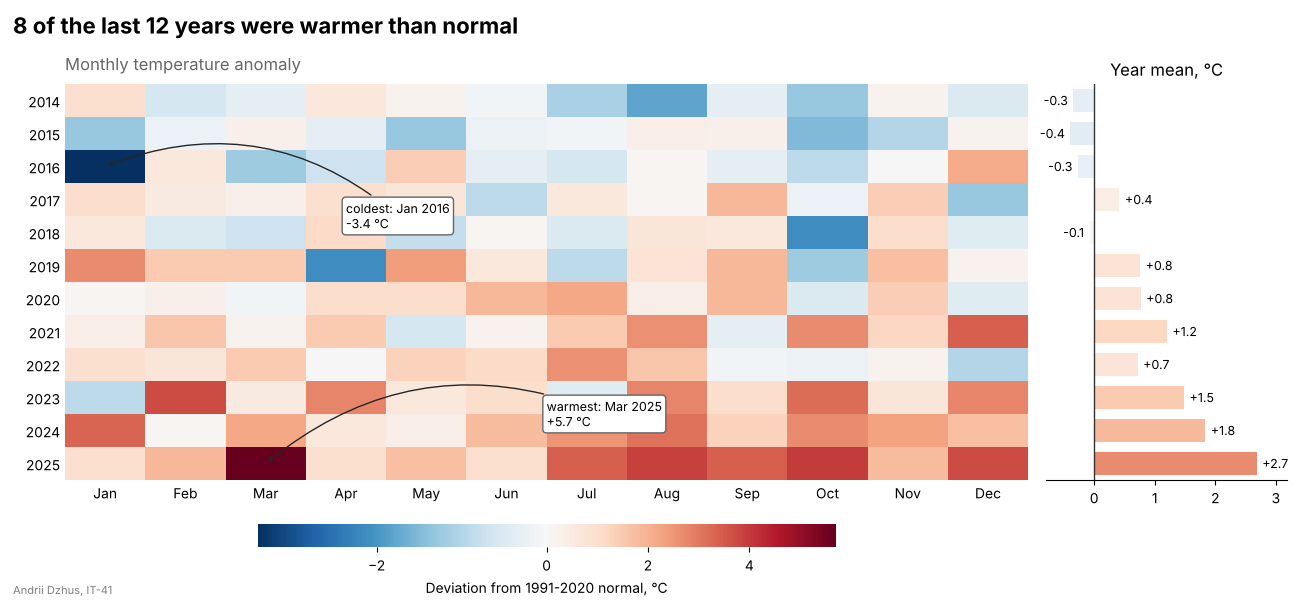

Here is the Python script that generated this plot:
import matplotlib.pyplot as plt
import numpy as np
from matplotlib.colors import TwoSlopeNorm

STUDENT_NAME = "Andrii Dzhus"   # ім'я та прізвище транслітерацією
STUDENT_GROUP = "IT-41"   # група

rng = np.random.default_rng(44)
years = np.arange(2014, 2026)
months = ["Jan", "Feb", "Mar", "Apr", "May", "Jun",
          "Jul", "Aug", "Sep", "Oct", "Nov", "Dec"]
# відхилення середньомісячної температури від норми 1991-2020, градуси C
# рядок - рік, стовпець - місяць
trend = np.linspace(-0.7, 1.9, len(years)).reshape(-1, 1)
anomaly = (trend + rng.normal(0, 1.1, size=(len(years), 12))).round(1)
anomaly[2, 0] = -3.4    # холодний січень 2016

cmap = plt.get_cmap("RdBu_r")
# нуль - білий; синя і червона частини розтягуються незалежно
norm = TwoSlopeNorm(vmin=anomaly.min(), vcenter=0, vmax=anomaly.max())

fig, (ax_map, ax_year) = plt.subplots(
    1, 2, figsize=(13, 6), gridspec_kw={"width_ratios": [4, 1]}
)

image = ax_map.imshow(anomaly, cmap=cmap, norm=norm, aspect="auto")
ax_map.set_xticks(range(len(months)), months)
ax_map.set_yticks(range(len(years)), years)
ax_map.tick_params(length=0)
ax_map.spines[:].set_visible(False)

colorbar_axes = ax_map.inset_axes([0.2, -0.17, 0.6, 0.06])
colorbar = fig.colorbar(image, cax=colorbar_axes, orientation="horizontal")
colorbar.set_label("Deviation from 1991-2020 normal, °C")
colorbar.outline.set_visible(False)

# найхолодніший і найтепліший місяць - знаходимо в коді
box = {"boxstyle": "round,pad=0.3", "facecolor": "white", "edgecolor": "0.4"}
arrow = {"arrowstyle": "->", "color": "0.15", "connectionstyle": "arc3,rad=0.3"}
for label, flat_index, xytext in [
    ("coldest", anomaly.argmin(), (3.0, 1.5)),
    ("warmest", anomaly.argmax(), (3.5, -1.5)),
]:
    row, col = np.unravel_index(flat_index, anomaly.shape)
    value = anomaly[row, col]
    ax_map.annotate(f"{label}: {months[col]} {years[row]}\n{value:+.1f} °C",
                    xy=(col, row), xytext=(col + xytext[0], row + xytext[1]),
                    bbox=box, arrowprops=arrow, fontsize=9, va="center")

# праворуч - середнє за рік, тією самою картою і нормуванням
year_mean = anomaly.mean(axis=1)
ax_year.barh(range(len(years)), year_mean, color=cmap(norm(year_mean)), height=0.7)
ax_year.axvline(0, color="0.2", linewidth=1)
for row, value in enumerate(year_mean):
    ax_year.annotate(f"{value:+.1f}", xy=(value, row), xytext=(4 if value >= 0 else -4, 0),
                     textcoords="offset points", va="center",
                     ha="left" if value >= 0 else "right", fontsize=9)

ax_year.set_ylim(len(years) - 0.5, -0.5)            # рядки на рівні теплової карти
ax_year.set_yticks([])
ax_year.spines[["top", "right", "left"]].set_visible(False)
ax_year.set_xlim(min(year_mean.min(), 0) - 0.4, year_mean.max() + 0.5)
ax_year.set_title("Year mean, °C")

warm_years = (year_mean > 0).sum()
fig.suptitle(f"{warm_years} of the last {len(years)} years were warmer than normal",
             x=0.01, ha="left", fontsize=16, fontweight="bold")
ax_map.set_title("Monthly temperature anomaly", loc="left", color="0.4", pad=10)

fig.text(0.01, 0.01, f"{STUDENT_NAME}, {STUDENT_GROUP}", fontsize=8, color="gray")
fig.subplots_adjust(left=0.05, right=0.99, top=0.86, bottom=0.2, wspace=0.03)

fig.savefig("task_4.png", dpi=100)
plt.show()
